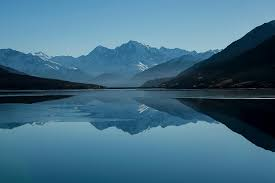
#> input picture landscape.jpg, 275 x 183 px
$ python hw.py   (older library calls are emulated)
#> lines starting #> are read from the running program, lines starting #| are printed output that depends on the picture
import cv2
import numpy as np
import matplotlib.pyplot as plt

def display_image(title, image):
    """Utility function to display an image"""
    plt.figure(figsize=(8, 8))
    if len(image.shape) == 2:
        plt.imshow(image, cmap='gray')
    else:
        plt.imshow(cv2.cvtColor(image, cv2.COLOR_BGR2RGB))
    plt.title(title)
    plt.axis('off')
    plt.show()

def interactive_edge_detection(image_path):
#> called with image_path = 'landscape.jpg'
    image = cv2.imread(image_path)
#> image is the input picture: shape (183, 275, 3); mean B, G, R 131.8, 108.5, 65.2
    if image is None:
        print("Error: Could not load image.")
        return

    gray_image = cv2.cvtColor(image, cv2.COLOR_BGR2GRAY)
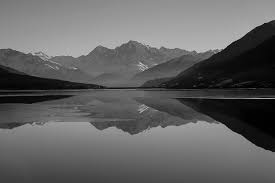
#> gray_image: shape (183, 275); min 1, max 205, mean 98.2
    display_image("Original Grayscale Image", gray_image)

    history = [gray_image.copy()]  # Initialize history

    print("\nSelect option:")
    print("1: Sobel Edge Detection")
    print("2: Canny Edge Detection")
    print("3: Laplacian Edge Detection")
    print("4: Gaussian Smoothing")
    print("5: Median Filtering")
    print("6: Reset")
    print("7: Undo")
    print("8: Exit")

    while True:
        choice = input("\nEnter your choice: ").strip()
        current_image = history[-1]

        if choice == "1":
            sobelx = cv2.Sobel(current_image, cv2.CV_64F, 1, 0, ksize=5)
            sobely = cv2.Sobel(current_image, cv2.CV_64F, 0, 1, ksize=5)
            combined_sobel = cv2.bitwise_or(
                np.abs(sobelx).astype(np.uint8), np.abs(sobely).astype(np.uint8)
            )
            history.append(combined_sobel)
            display_image("Sobel Edge Detection", combined_sobel)

        elif choice == "2":
            try:
                low_threshold = int(input("Enter the low threshold value: "))
                upper_threshold = int(input("Enter the upper threshold value: "))
                if low_threshold < 0 or upper_threshold < 0 or low_threshold >= upper_threshold:
                    print("Invalid threshold values.")
                    continue
                edges = cv2.Canny(current_image, low_threshold, upper_threshold)
                history.append(edges)
                display_image("Canny Edge Detection", edges)
            except ValueError:
                print("Please enter valid integers for thresholds.")

        elif choice == "3":
            laplacian = cv2.Laplacian(current_image, cv2.CV_64F)
            abs_laplacian = np.abs(laplacian).astype(np.uint8)
            history.append(abs_laplacian)
            display_image("Laplacian Edge Detection", abs_laplacian)

        elif choice == "4":
            try:
                kernel_size = int(input("Enter an odd kernel size (e.g., 3, 5, 7): "))
                if kernel_size % 2 == 0 or kernel_size < 1:
                    print("Kernel size must be a positive odd number.")
                    continue
                blurred_image = cv2.GaussianBlur(current_image, (kernel_size, kernel_size), 0)
                history.append(blurred_image)
                display_image("Gaussian Smoothing", blurred_image)
            except ValueError:
                print("Invalid input. Please enter an integer.")

        elif choice == "5":
            try:
                kernel_size = int(input("Enter an odd kernel size (e.g., 3, 5, 7): "))
                if kernel_size % 2 == 0 or kernel_size < 1:
                    print("Kernel size must be a positive odd number.")
                    continue
                median_image = cv2.medianBlur(current_image, kernel_size)
                history.append(median_image)
                display_image("Median Filtering", median_image)
            except ValueError:
                print("Invalid input. Please enter an integer.")

        elif choice == "6":
            history = [gray_image.copy()]
            display_image("Reset to Grayscale", gray_image)

        elif choice == "7":
            if len(history) > 1:
                history.pop()
                display_image("Undo Result", history[-1])
            else:
                print("Nothing to undo.")

        elif choice == "8":
            print("Exiting...")
            break

        else:
            print("Invalid choice. Please try again.")
#> this loop made 7 passes; the answer given on pass 1: 1
#> pass 1, in interactive_edge_detection, `sobelx = cv2.Sobel(current_image, cv2.CV_64F, 1, 0, ksize=5)`:
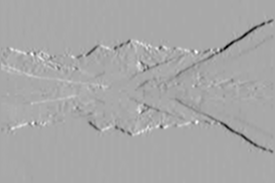
#> sobelx: shape (183, 275) float64; min -5129, max 2628, mean -18.3; drawn with min black and max white
#> pass 1, in interactive_edge_detection, `sobely = cv2.Sobel(current_image, cv2.CV_64F, 0, 1, ksize=5)`:
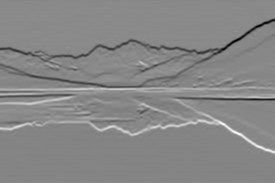
#> sobely: shape (183, 275) float64; min -6895, max 6035, mean -46.3; drawn with min black and max white
#> pass 1, in interactive_edge_detection, `combined_sobel = cv2.bitwise_or( np.abs(sobelx).astype(np.uint8), np.a..`:
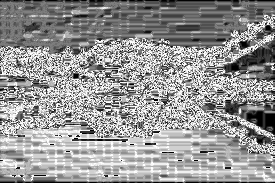
#> combined_sobel: shape (183, 275); min 0, max 255, mean 149.9
#> pass 2, in interactive_edge_detection, `sobelx = cv2.Sobel(current_image, cv2.CV_64F, 1, 0, ksize=5)`:
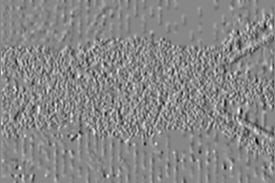
#> sobelx: shape (183, 275) float64; min -10189, max 8936, mean -18.3; drawn with min black and max white
#> pass 2, in display_image (call 3), `plt.show()`:
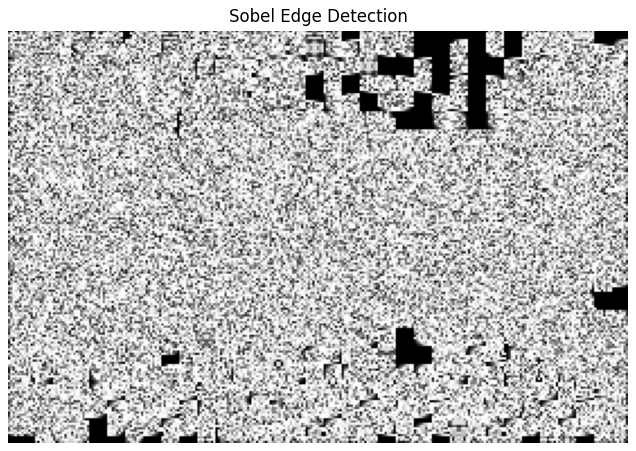
#> figure drawn by matplotlib, 1 panel
#> after the loop:
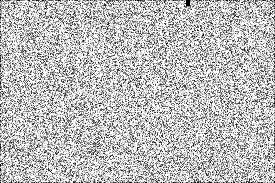
#> current_image: shape (183, 275); min 0, max 255, mean 187.2

# Example usage:
#> (the run stopped early here; a loop or call above may not have finished)
